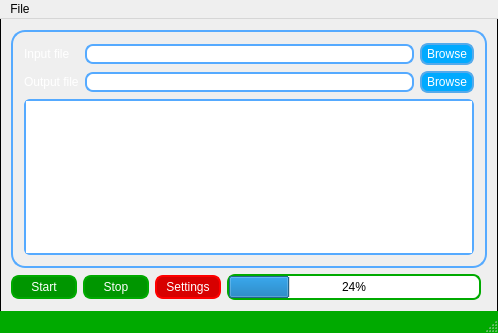
<?xml version="1.0" encoding="UTF-8"?>
<ui version="4.0">
 <class>MainWindow</class>
 <widget class="QMainWindow" name="MainWindow">
  <property name="geometry">
   <rect>
    <x>0</x>
    <y>0</y>
    <width>498</width>
    <height>333</height>
   </rect>
  </property>
  <property name="minimumSize">
   <size>
    <width>473</width>
    <height>331</height>
   </size>
  </property>
  <property name="windowTitle">
   <string>HexEngine v0.1</string>
  </property>
  <property name="styleSheet">
   <string notr="true">QMainWindow#MainWindow { 
	border: 1px solid;
	border-radius: 9px
	background-color: none; 
}</string>
  </property>
  <widget class="QWidget" name="centralWidget">
   <property name="styleSheet">
    <string notr="true">QWidget#centralWidget
{
	background-color: none;
	background-image: url(:/files/background.jpg);
	font: 10pt &quot;Arial&quot;;
}</string>
   </property>
   <layout class="QGridLayout" name="gridLayout">
    <item row="1" column="0" colspan="5">
     <widget class="QFrame" name="frame">
      <property name="styleSheet">
       <string notr="true">QFrame
{
	border: 2px solid black;
	border-color: rgb(85, 170, 255);
	border-radius: 14px;
	background-color: transparent;
	color: rgb(255, 255, 255);
}</string>
      </property>
      <property name="frameShape">
       <enum>QFrame::StyledPanel</enum>
      </property>
      <property name="frameShadow">
       <enum>QFrame::Plain</enum>
      </property>
      <property name="lineWidth">
       <number>4</number>
      </property>
      <layout class="QGridLayout" name="gridLayout_2">
       <item row="1" column="0">
        <widget class="QLabel" name="label">
         <property name="sizePolicy">
          <sizepolicy hsizetype="Fixed" vsizetype="Preferred">
           <horstretch>0</horstretch>
           <verstretch>0</verstretch>
          </sizepolicy>
         </property>
         <property name="styleSheet">
          <string notr="true">QLabel
{
	border: none;
	border-color: none;
	color: rgb(255, 255, 255);
	font: 10pt &quot;Arial&quot;;
}</string>
         </property>
         <property name="text">
          <string>Input file</string>
         </property>
        </widget>
       </item>
       <item row="1" column="3">
        <widget class="QPushButton" name="btn_browse_input">
         <property name="sizePolicy">
          <sizepolicy hsizetype="Fixed" vsizetype="Fixed">
           <horstretch>0</horstretch>
           <verstretch>0</verstretch>
          </sizepolicy>
         </property>
         <property name="styleSheet">
          <string notr="true">QPushButton
{
	border: 2px solid;
	border-color: rgb(85, 170, 235);
	border-radius: 8px;
	background-color: rgb(0, 170, 255);
	color: rgb(255, 255, 255);
	min-height: 18px;
	min-width: 50px;
	font: 10pt &quot;Arial&quot;;
}

QPushButton::hover
{
	color: rgb(0, 0, 0);
}</string>
         </property>
         <property name="text">
          <string>Browse</string>
         </property>
         <property name="flat">
          <bool>false</bool>
         </property>
        </widget>
       </item>
       <item row="2" column="0">
        <widget class="QLabel" name="label_3">
         <property name="sizePolicy">
          <sizepolicy hsizetype="Fixed" vsizetype="Preferred">
           <horstretch>0</horstretch>
           <verstretch>0</verstretch>
          </sizepolicy>
         </property>
         <property name="styleSheet">
          <string notr="true">QLabel
{
	border: none;
	border-color: none;
	color: rgb(255, 255, 255);
	font: 10pt &quot;Arial&quot;;
}</string>
         </property>
         <property name="text">
          <string>Output file</string>
         </property>
        </widget>
       </item>
       <item row="1" column="1" colspan="2">
        <widget class="QLineEdit" name="line_edit_input">
         <property name="sizePolicy">
          <sizepolicy hsizetype="Expanding" vsizetype="Maximum">
           <horstretch>0</horstretch>
           <verstretch>0</verstretch>
          </sizepolicy>
         </property>
         <property name="autoFillBackground">
          <bool>false</bool>
         </property>
         <property name="styleSheet">
          <string notr="true">QLineEdit
{
	border: 2px solid;
	border-color: rgb(85, 170, 255);
	border-radius: 8px
}</string>
         </property>
         <property name="frame">
          <bool>true</bool>
         </property>
        </widget>
       </item>
       <item row="4" column="0" colspan="4">
        <widget class="QTextBrowser" name="text_browser">
         <property name="styleSheet">
          <string notr="true">QTextBrowser{
	border: 2px solid black;
	border-color: rgb(85, 170, 255);
	border-radius: 6px;
	background-color: none;
	color: rgb(0, 0, 0);
	font: 75 8pt &quot;Courier New&quot;;
}</string>
         </property>
         <property name="frameShape">
          <enum>QFrame::StyledPanel</enum>
         </property>
         <property name="placeholderText">
          <string/>
         </property>
        </widget>
       </item>
       <item row="2" column="3">
        <widget class="QPushButton" name="btn_browse_output">
         <property name="styleSheet">
          <string notr="true">QPushButton
{
	border: 2px solid;
	border-color: rgb(85, 170, 235);
	border-radius: 8px;
	background-color: rgb(0, 170, 255);
	color: rgb(255, 255, 255);
	min-height: 18px;
	min-width: 50px;
	font: 10pt &quot;Arial&quot;;
}

QPushButton::hover
{
	color: rgb(0, 0, 0);
}</string>
         </property>
         <property name="text">
          <string>Browse</string>
         </property>
        </widget>
       </item>
       <item row="2" column="1" colspan="2">
        <widget class="QLineEdit" name="line_edit_output">
         <property name="styleSheet">
          <string notr="true">QLineEdit
{
	border: 2px solid;
	border-color: rgb(85, 170, 255);
	border-radius: 8px
}</string>
         </property>
        </widget>
       </item>
      </layout>
      <zorder>line_edit_input</zorder>
      <zorder>btn_browse_input</zorder>
      <zorder>label</zorder>
      <zorder>label_3</zorder>
      <zorder>line_edit_output</zorder>
      <zorder>text_browser</zorder>
      <zorder>btn_browse_output</zorder>
     </widget>
    </item>
    <item row="2" column="3">
     <widget class="QProgressBar" name="progress_bar">
      <property name="styleSheet">
       <string notr="true">QProgressBar
{
	border: 2px solid;
	border-color: rgb(0, 170, 0);
	color: rgb(0, 0, 0);
	text-align: center;
	background-color: none;
	border-radius: 8px;
	font: 10pt &quot;Arial&quot;;
}</string>
      </property>
      <property name="maximum">
       <number>100</number>
      </property>
      <property name="value">
       <number>24</number>
      </property>
     </widget>
    </item>
    <item row="2" column="0">
     <widget class="QPushButton" name="btn_init_engine">
      <property name="styleSheet">
       <string notr="true">QPushButton
{
	padding: 1px;
	border: 2px solid;
	border-color: rgb(0, 170, 0);
	border-radius: 8px;
	background-color: rgb(0, 150, 0);
	color: rgb(255, 255, 255);
	min-height: 18px;
	min-width: 60px;
	font: 10pt &quot;Arial&quot;;
}

QPushButton::hover
{
	color: rgb(0, 0, 0);
}</string>
      </property>
      <property name="text">
       <string>Start</string>
      </property>
     </widget>
    </item>
    <item row="2" column="1">
     <widget class="QPushButton" name="btn_stop_engine">
      <property name="styleSheet">
       <string notr="true">QPushButton
{
	padding: 1px;
	border: 2px solid;
	border-color: rgb(0, 170, 0);
	border-radius: 8px;
	background-color: rgb(0, 150, 0);
	color: rgb(255, 255, 255);
	min-height: 18px;
	min-width: 60px;
	font: 10pt &quot;Arial&quot;;
}

QPushButton::hover
{
	color: rgb(0, 0, 0);
}</string>
      </property>
      <property name="text">
       <string>Stop</string>
      </property>
     </widget>
    </item>
    <item row="2" column="2">
     <widget class="QPushButton" name="btn_configure_engine">
      <property name="styleSheet">
       <string notr="true">QPushButton
{
	padding: 1px;
	border: 2px solid;
	border-color: rgb(255, 0, 0);
	border-radius: 8px;
	background-color: rgb(215, 0, 0);
	color: rgb(255, 255, 255);
	min-height: 18px;
	min-width: 60px;
	font: 10pt &quot;Arial&quot;;
}

QPushButton::hover
{
	color: rgb(0, 0, 0);
}</string>
      </property>
      <property name="text">
       <string>Settings</string>
      </property>
     </widget>
    </item>
   </layout>
  </widget>
  <widget class="QMenuBar" name="menuBar">
   <property name="geometry">
    <rect>
     <x>0</x>
     <y>0</y>
     <width>498</width>
     <height>22</height>
    </rect>
   </property>
   <property name="styleSheet">
    <string notr="true">font: 10pt &quot;Arial&quot;;</string>
   </property>
   <widget class="QMenu" name="menuFile">
    <property name="styleSheet">
     <string notr="true">font: 10pt &quot;Arial&quot;;</string>
    </property>
    <property name="title">
     <string>File</string>
    </property>
    <addaction name="actionQuit"/>
   </widget>
   <addaction name="menuFile"/>
  </widget>
  <widget class="QStatusBar" name="statusBar">
   <property name="styleSheet">
    <string notr="true">QStatusBar
{
	background-color: rgb(0, 170, 0);
	color: rgb(255, 255, 255);
	font: 10pt &quot;Arial&quot;;
}</string>
   </property>
  </widget>
  <action name="actionQuit">
   <property name="text">
    <string>Quit</string>
   </property>
  </action>
 </widget>
 <layoutdefault spacing="6" margin="11"/>
 <resources/>
 <connections/>
</ui>
